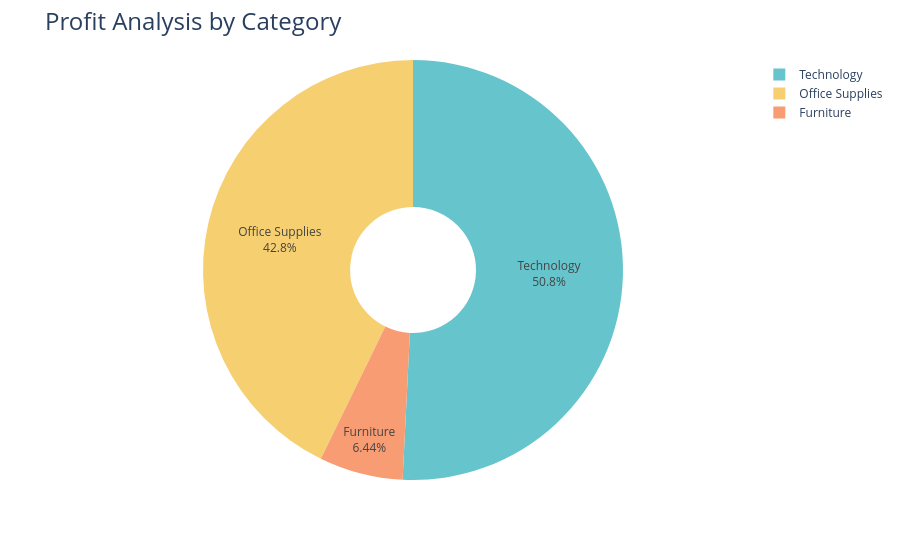

The notebook cell this image was saved under:
### Code cell
fig = px.pie(profit_by_category,values = 'Profit',names = 'Category', hole = 0.3, color_discrete_sequence = px.colors.qualitative.Pastel)
fig.update_traces(textposition='inside' , textinfo = 'percent+label')
fig.update_layout(title_text='Profit Analysis by Category', title_font = dict(size=24))

### Figure 1 — Plotly figure (JSON) as saved in the notebook; plotly's stock layout.template omitted (floating-point values rounded to 4 significant figures)
{"data": [{"domain": {"x": [0, 1], "y": [0, 1]}, "hole": 0.3, "hovertemplate": "Category=%{label}<br>Profit=%{value}<extra></extra>", "labels": ["Furniture", "Office Supplies", "Technology"], "legendgroup": "", "name": "", "showlegend": true, "textinfo": "percent+label", "textposition": "inside", "type": "pie", "values": [18450.0, 122500.0, 145500.0]}], "layout": {"legend": {"tracegroupgap": 0}, "margin": {"t": 60}, "piecolorway": ["rgb(102, 197, 204)", "rgb(246, 207, 113)", "rgb(248, 156, 116)", "rgb(220, 176, 242)", "rgb(135, 197, 95)", "rgb(158, 185, 243)", "rgb(254, 136, 177)", "rgb(201, 219, 116)", "rgb(139, 224, 164)", "rgb(180, 151, 231)", "rgb(179, 179, 179)"], "title": {"font": {"size": 24}, "text": "Profit Analysis by Category"}}}
